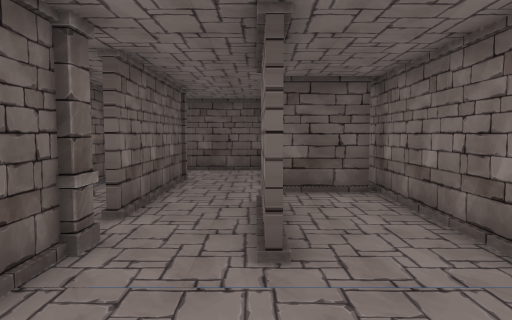
View 1 (above)

24 first-person views from a walk through a scene from a Unity 3-D project. The camera is 1.5 m above the floor, tilts 4° down and sees 70° across. The floor is counted in squares, 1 m on a side. Each view is taken from the middle of a square. On the plan, view 1 faces up. The plan holds only what a view shows up to about 16 squares ahead; the rest is blank. The place goes on beyond the plan. The player character is not drawn. Some animated figures are left out. Door leaves are left out, so doorways stand open.

View 2
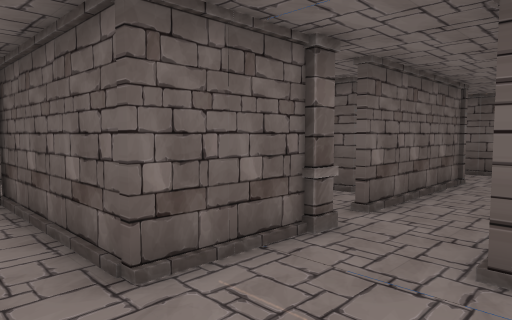

View 3
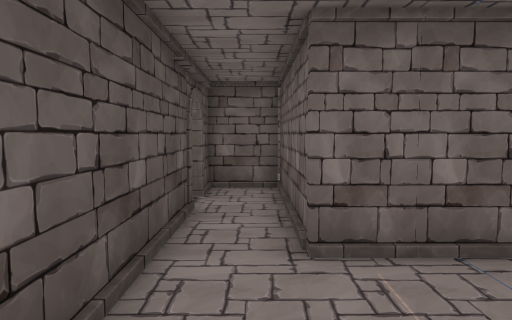

View 4
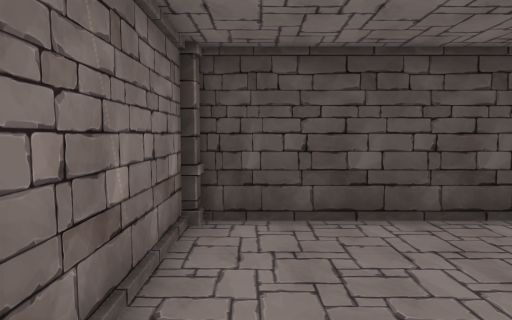

View 5
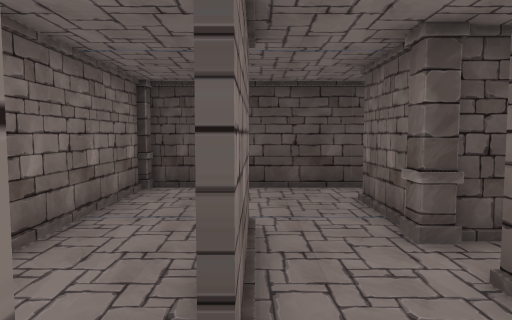

View 6
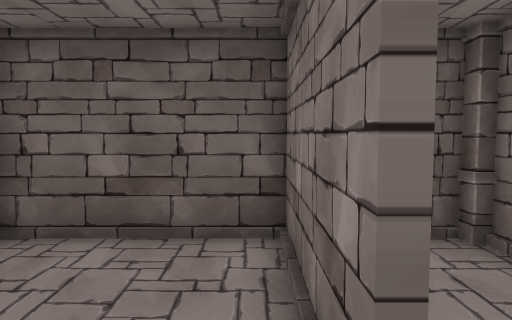

View 7
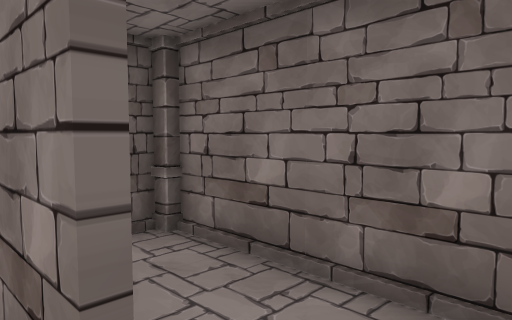

View 8
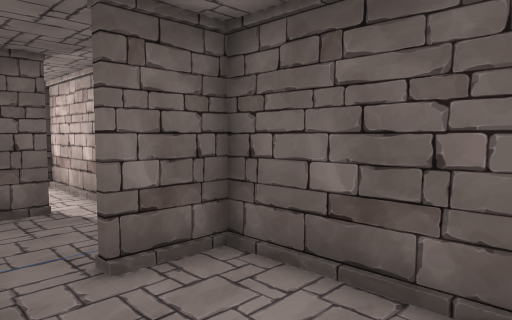

View 9
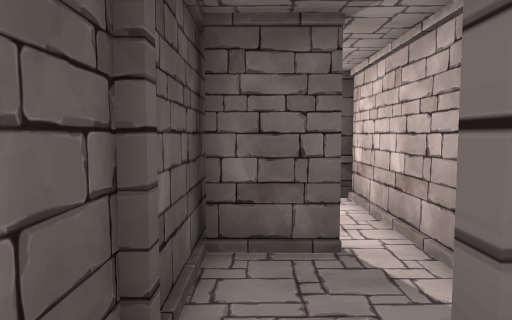

View 10
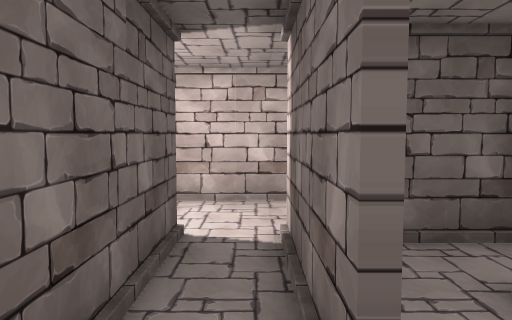

View 11
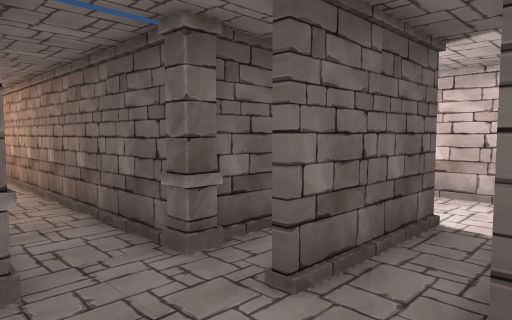

View 12
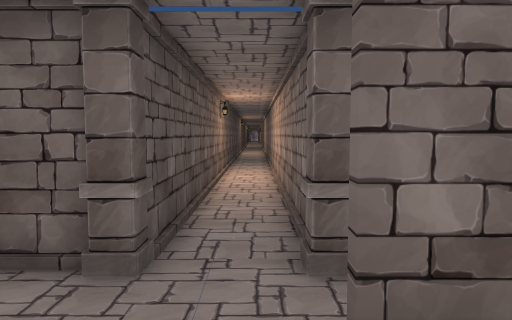

View 13
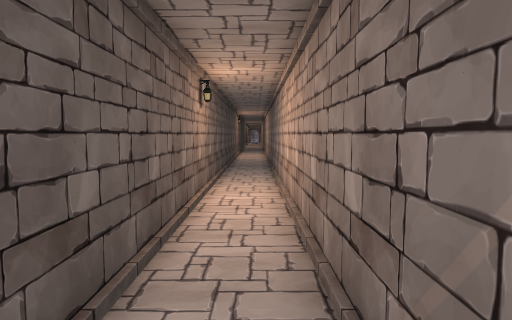

View 14
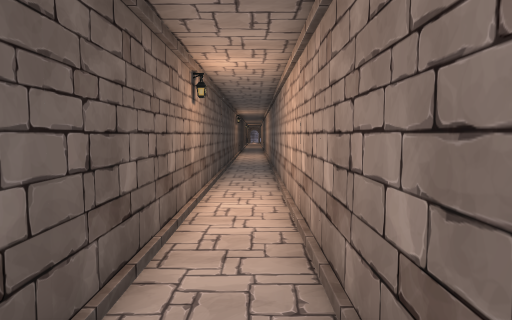

View 15
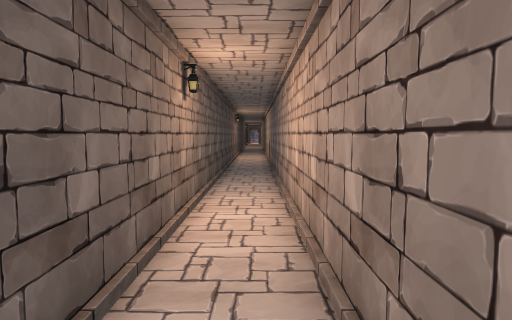

View 16
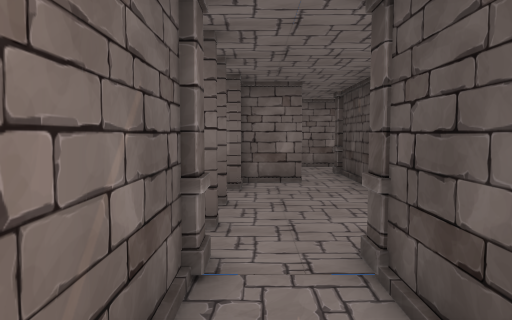

View 17
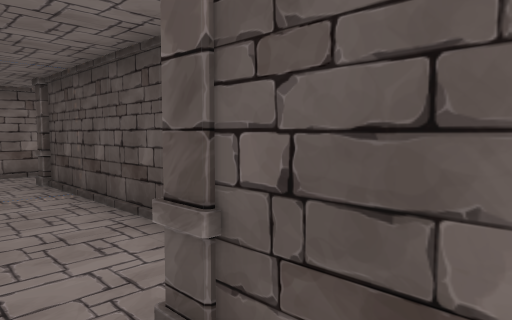

View 18
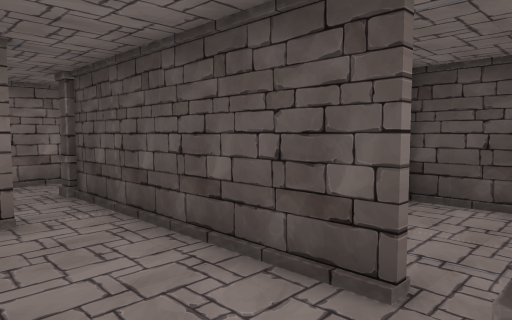

View 19
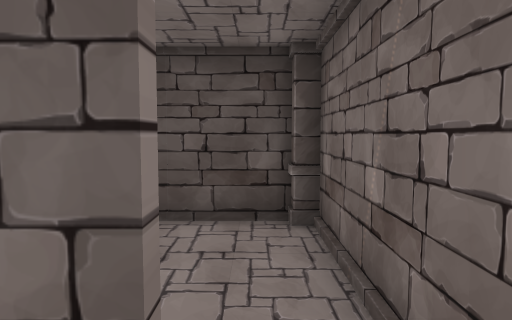

View 20
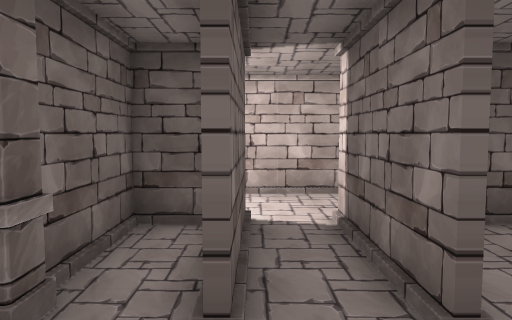

View 21
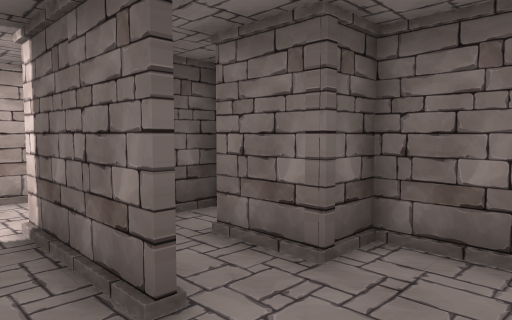

View 22
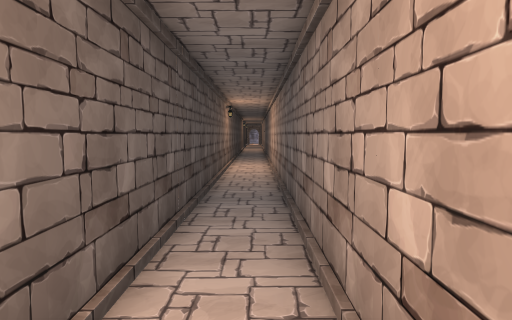

View 23
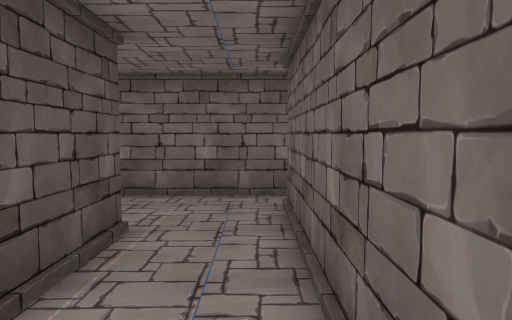

View 24
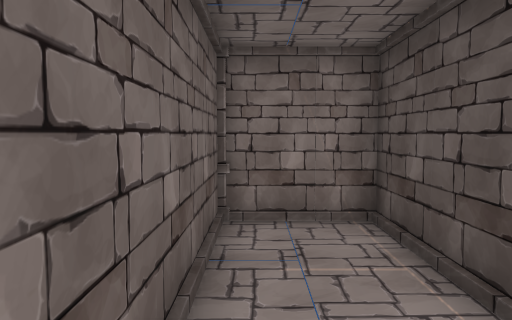

### Floor plan
Key: @ floor where view 1 was taken; # wall or solid block; . floor; / step, stairs or slope; D open door; P pillar.
Columns run from 31 left of view 1 to 4 right of it. Each row starts with its distance up from view 1.
 16                     #####  ######
 15                    P////// #....#.PP
 14                     ...#...#....#.#
 13                      ..#........#.#
 12                    ###.#######..#.#
 11                    #.#.#..#  #..  #
 10                   ##.#.#.##. #..###
  9 ###################P.#.#.### #....#
  8 ..........................#..#.#..#
  7 ...................P......#..#.#..#
  6 ###################P...........#..#
  5                   ##.########P.#..#
  4                    #.........#....#
  3                    #.........#....#
  2                    #...#######....#
  1                    #...#..........#
  0                    P...##D##...@..PP
 -1                     ####   #######

Where each view was taken, in squares from view 1:
view 1: 0 up, 0 right, facing up
view 2: 0 up, 1 right, facing up-left
view 3: 1 up, 2 right, facing left
view 4: 6 up, 2 right, facing down
view 5: 10 up, 0 right, facing down
view 6: 10 up, 0 right, facing up
view 7: 10 up, 0 right, facing up-right
view 8: 12 up, 0 right, facing up-left
view 9: 13 up, 3 left, facing left
view 10: 7 up, 9 left, facing up
view 11: 6 up, 8 left, facing up-left
view 12: 8 up, 8 left, facing left
view 13: 8 up, 13 left, facing left
view 14: 8 up, 14 left, facing left
view 15: 8 up, 15 left, facing left
view 16: 8 up, 16 left, facing right
view 17: 8 up, 14 left, facing down-right
view 18: 8 up, 12 left, facing down-right
view 19: 6 up, 11 left, facing down
view 20: 6 up, 10 left, facing up
view 21: 6 up, 10 left, facing up-right
view 22: 8 up, 22 left, facing left
view 23: 4 up, 3 left, facing left
view 24: 4 up, 9 left, facing right
